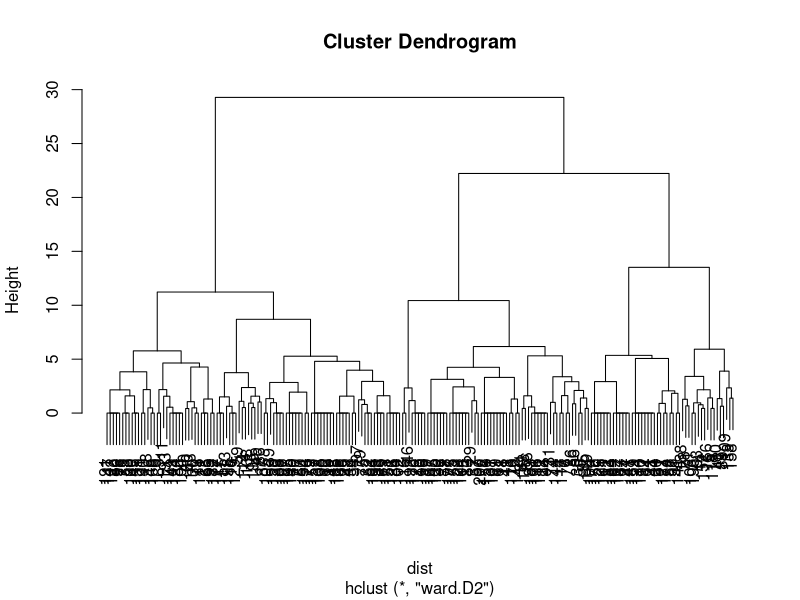

This chart was generated by the following R code:
### PROJECT 1

## TASK 1
data <- read.csv("office.csv", stringsAsFactors = FALSE)

## TASK 2

# attitudinal variable dataset
data_att <- data[, 2:7]

# z-score standardisation
data_att_norm <- as.data.frame(scale(data_att, center=TRUE, scale=TRUE))

# inspect for smallest min (electronics) and largest max (electronics)
summary(data_att)

## TASK 3

# set seed
set.seed(123)

# calculate dist
dist <- dist(data_att_norm, method = 'euclidean')

# run clustering with method = "ward.D2"
hier_clust <- hclust(dist, method = "ward.D2") 

# plot dendogram
plot(hier_clust)
